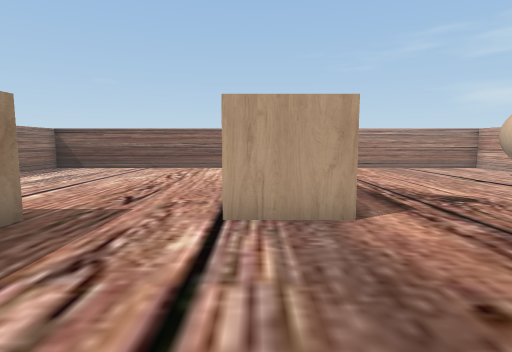
[1] (above)

16 first-person views from a walk through a 3-D level made in the Unity game engine. The camera is 0.57 m above the floor, tilts 6° down and sees 80° across. The floor is counted in squares, 0.5 m on a side. Each view is taken from the middle of a square. On the plan, view 1 faces up. The plan holds only what a view shows up to about 13 squares ahead; the rest is blank.

[2]
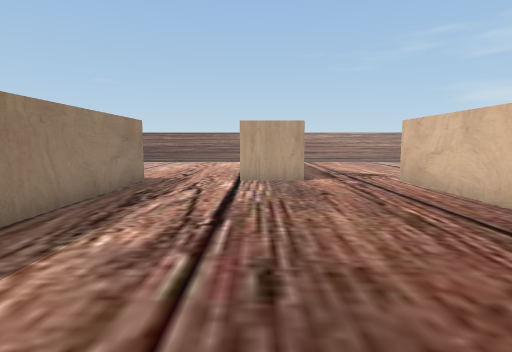

[3]
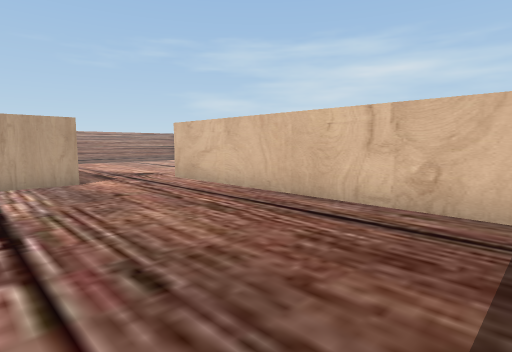

[4]
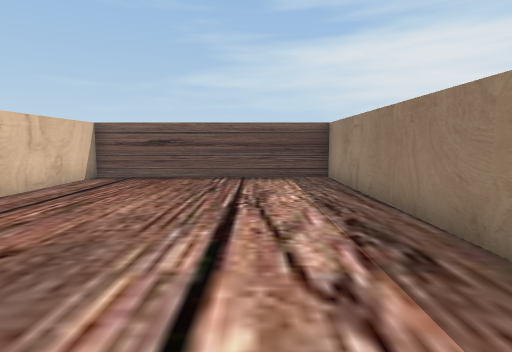

[5]
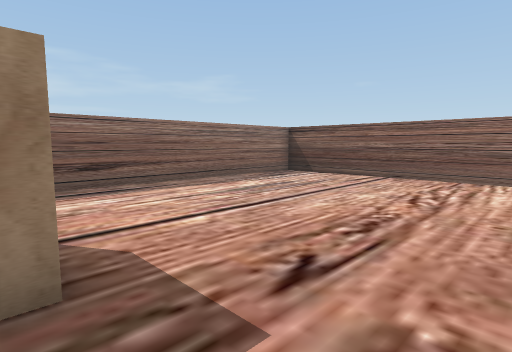

[6]
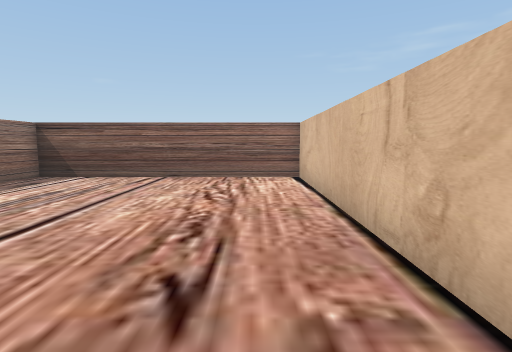

[7]
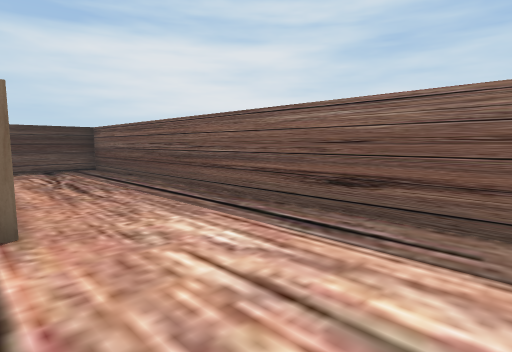

[8]
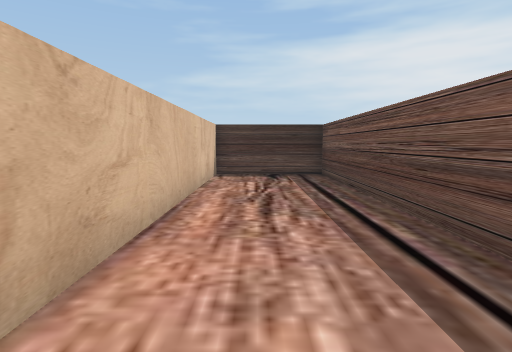

[9]
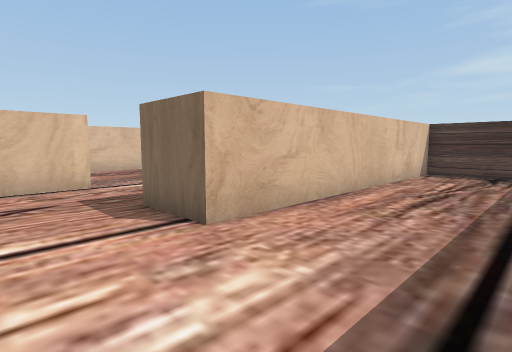

[10]
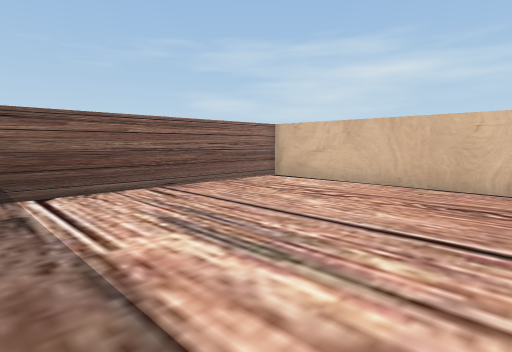

[11]
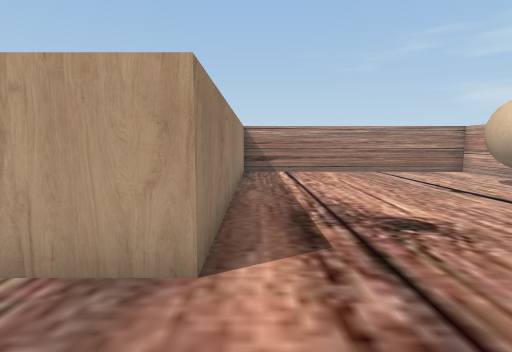

[12]
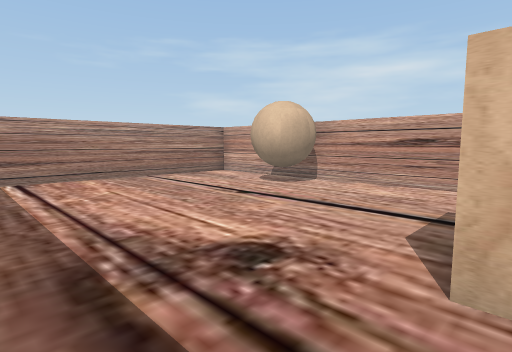

[13]
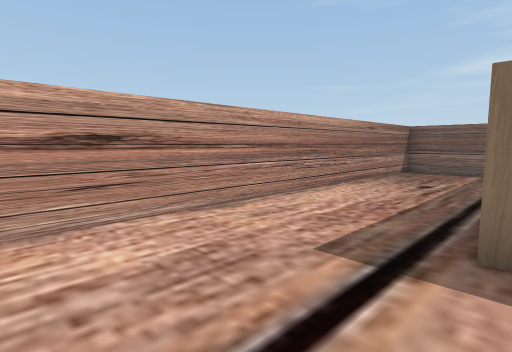

[14]
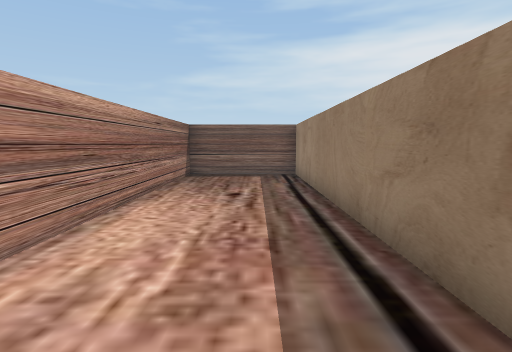

[15]
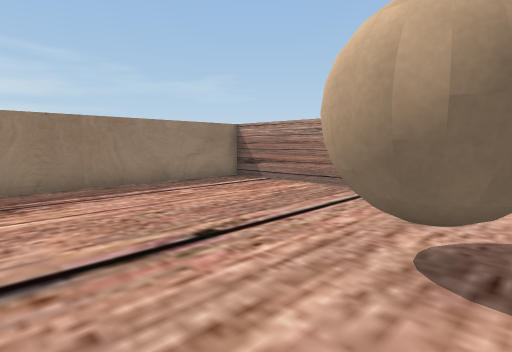

[16]
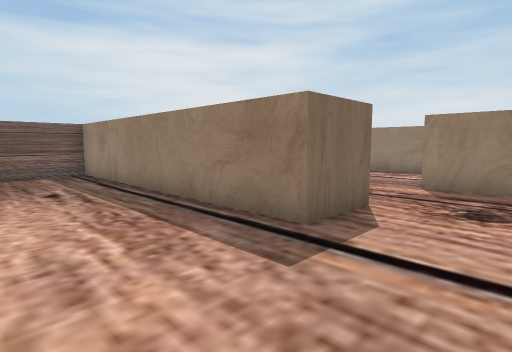

### Floor plan
Points are (right, up) in squares from view 1. A wall is a line through its corners. A room is listed if a view was taken in it or the views show most of it. See-through windows are left out.
Room 1 (views 1, 2, 3, 5, 6, 11, 12)
walls: (1.5, 4.5) (-0.5, 4.5); (-3.5, 4.5) (-3.5, -5.5) (4.5, -5.5) (4.5, 3.5)
ways out: opening at (-2, 4) to room 2; opening at (3, 4.3) to room 3
Room 2 (views 4, 7, 8, 9, 10)
walls: (-0.5, 4.5) (-0.5, 14.5) (-9.5, 14.5) (-9.5, -5.5) (-5.5, -5.5) (-5.5, 4.5) (-3.5, 4.5)
ways out: opening at (-2, 4) to room 1
Room 3 (views 13, 14, 15, 16)
walls: (4.5, 3.5) (4.5, 4.5) (6.5, 4.5) (6.5, -5.5) (10.5, -5.5) (10.5, 14.5) (1.5, 14.5) (1.5, 4.5)
ways out: opening at (3, 4.3) to room 1
objects: ball (8, 9) to (10, 10)

Positions as (right, up) in squares from view 1, and headings:
1: (0, 0), facing up
2: (0, -5), facing up
3: (-1, -5), facing up-right
4: (-1, 5), facing down
5: (-1, 4), facing up-left
6: (-2, 4), facing up
7: (-5, 9), facing down-left
8: (-7, 6), facing down
9: (-9, 7), facing down-right
10: (-9, 7), facing up-right
11: (2, 2), facing up
12: (2, 4), facing up-right
13: (6, 8), facing down-right
14: (8, 6), facing down
15: (10, 7), facing up-left
16: (10, 7), facing down-left
